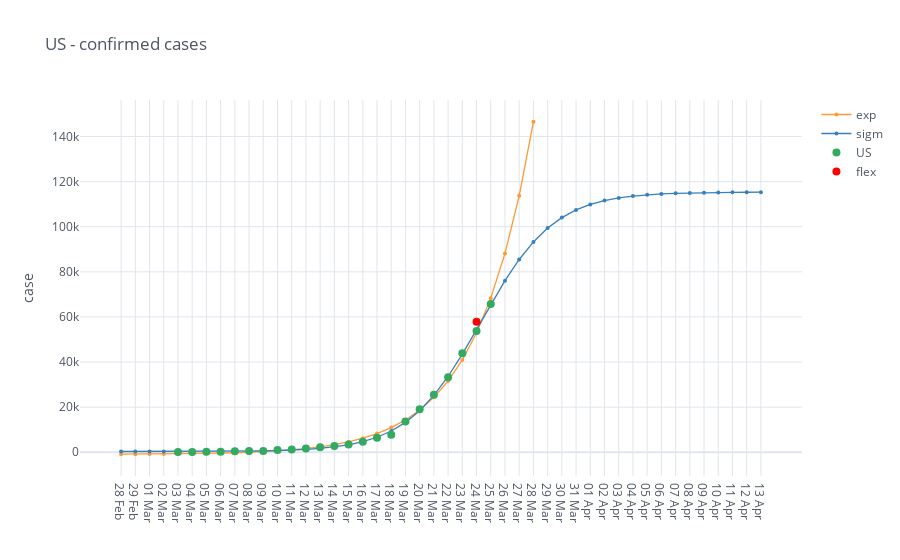

Notebook cell for this chart:
### Code cell
confirmed_cases = io.world_load_cases(io.get_filename_confirmed_cases(), [country])
condition = confirmed_cases[country] >= 100
confirmed_cases = confirmed_cases[condition]
# confirmed_cases
fig_analysis = mp.iplot_analysis_plot(confirmed_cases, title=country + ' - confirmed cases', log_fitting=False)
fig_analysis.show()

### Figure 1 — Plotly figure (JSON) as saved in the notebook; plotly's stock layout.template omitted (floating-point values rounded to 4 significant figures)
{"data": [{"line": {"color": "rgba(255, 153, 51, 1.0)", "dash": "solid", "shape": "linear", "width": 1.3}, "marker": {"size": 4, "symbol": "circle"}, "mode": "lines+markers", "name": "exp", "text": "", "type": "scatter", "x": ["28 Feb", "29 Feb", "01 Mar", "02 Mar", "03 Mar", "04 Mar", "05 Mar", "06 Mar", "07 Mar", "08 Mar", "09 Mar", "10 Mar", "11 Mar", "12 Mar", "13 Mar", "14 Mar", "15 Mar", "16 Mar", "17 Mar", "18 Mar", "19 Mar", "20 Mar", "21 Mar", "22 Mar", "23 Mar", "24 Mar", "25 Mar", "26 Mar", "27 Mar", "28 Mar", "29 Mar", "30 Mar", "31 Mar", "01 Apr", "02 Apr", "03 Apr", "04 Apr", "05 Apr", "06 Apr", "07 Apr", "08 Apr", "09 Apr", "10 Apr", "11 Apr", "12 Apr", "13 Apr"], "y": [-855.8, -827.4, -790.8, -743.7, -683.1, -605.2, -505.0, -376.0, -210.2, 3.134, 277.6, 630.6, 1085.0, 1669.0, 2420.0, 3387.0, 4630.0, 6229.0, 8286.0, 10930.0, 14340.0, 18720.0, 24350.0, 31590.0, 40910.0, 52900.0, 68320.0, 88160.0, 113700.0, 146500.0, "", "", "", "", "", "", "", "", "", "", "", "", "", "", "", ""]}, {"line": {"color": "rgba(55, 128, 191, 1.0)", "dash": "solid", "shape": "linear", "width": 1.3}, "marker": {"size": 4, "symbol": "circle"}, "mode": "lines+markers", "name": "sigm", "text": "", "type": "scatter", "x": ["28 Feb", "29 Feb", "01 Mar", "02 Mar", "03 Mar", "04 Mar", "05 Mar", "06 Mar", "07 Mar", "08 Mar", "09 Mar", "10 Mar", "11 Mar", "12 Mar", "13 Mar", "14 Mar", "15 Mar", "16 Mar", "17 Mar", "18 Mar", "19 Mar", "20 Mar", "21 Mar", "22 Mar", "23 Mar", "24 Mar", "25 Mar", "26 Mar", "27 Mar", "28 Mar", "29 Mar", "30 Mar", "31 Mar", "01 Apr", "02 Apr", "03 Apr", "04 Apr", "05 Apr", "06 Apr", "07 Apr", "08 Apr", "09 Apr", "10 Apr", "11 Apr", "12 Apr", "13 Apr"], "y": [344.1, 347.0, 351.3, 357.6, 366.8, 380.5, 400.7, 430.4, 474.3, 539.0, 634.3, 774.8, 981.4, 1285.0, 1730.0, 2380.0, 3327.0, 4695.0, 6654.0, 9422.0, 13260.0, 18440.0, 25190.0, 33590.0, 43480.0, 54360.0, 65510.0, 76090.0, 85460.0, 93240.0, 99380.0, 104000.0, 107400.0, 109900.0, 111600.0, 112800.0, 113600.0, 114200.0, 114500.0, 114800.0, 115000.0, 115100.0, 115200.0, 115200.0, 115300.0, 115300.0]}, {"line": {"color": "rgba(50, 171, 96, 1.0)", "dash": "solid", "shape": "linear", "width": 1.3}, "marker": {"size": 8, "symbol": "circle"}, "mode": "markers", "name": "US", "text": "", "type": "scatter", "x": ["28 Feb", "29 Feb", "01 Mar", "02 Mar", "03 Mar", "04 Mar", "05 Mar", "06 Mar", "07 Mar", "08 Mar", "09 Mar", "10 Mar", "11 Mar", "12 Mar", "13 Mar", "14 Mar", "15 Mar", "16 Mar", "17 Mar", "18 Mar", "19 Mar", "20 Mar", "21 Mar", "22 Mar", "23 Mar", "24 Mar", "25 Mar", "26 Mar", "27 Mar", "28 Mar", "29 Mar", "30 Mar", "31 Mar", "01 Apr", "02 Apr", "03 Apr", "04 Apr", "05 Apr", "06 Apr", "07 Apr", "08 Apr", "09 Apr", "10 Apr", "11 Apr", "12 Apr", "13 Apr"], "y": ["", "", "", "", 118.0, 149.0, 217.0, 262.0, 402.0, 518.0, 583.0, 959.0, 1281.0, 1663.0, 2179.0, 2727.0, 3499.0, 4632.0, 6421.0, 7783.0, 13680.0, 19100.0, 25490.0, 33280.0, 43850.0, 53740.0, 65780.0, "", "", "", "", "", "", "", "", "", "", "", "", "", "", "", "", "", "", ""]}, {"marker": {"color": "rgba(255, 0, 0, 125)", "size": 8}, "mode": "markers", "name": "flex", "type": "scatter", "x": ["24 Mar"], "y": [57850.0]}], "layout": {"legend": {"bgcolor": "#FFFFFF", "font": {"color": "#4D5663"}}, "paper_bgcolor": "#FFFFFF", "plot_bgcolor": "#FFFFFF", "title": {"font": {"color": "#4D5663"}, "text": "US - confirmed cases"}, "xaxis": {"gridcolor": "#E1E5ED", "showgrid": true, "tickfont": {"color": "#4D5663"}, "title": {"font": {"color": "#4D5663"}, "text": ""}, "zerolinecolor": "#E1E5ED"}, "yaxis": {"gridcolor": "#E1E5ED", "showgrid": true, "tickfont": {"color": "#4D5663"}, "title": {"font": {"color": "#4D5663"}, "text": "case"}, "zerolinecolor": "#E1E5ED"}}}
